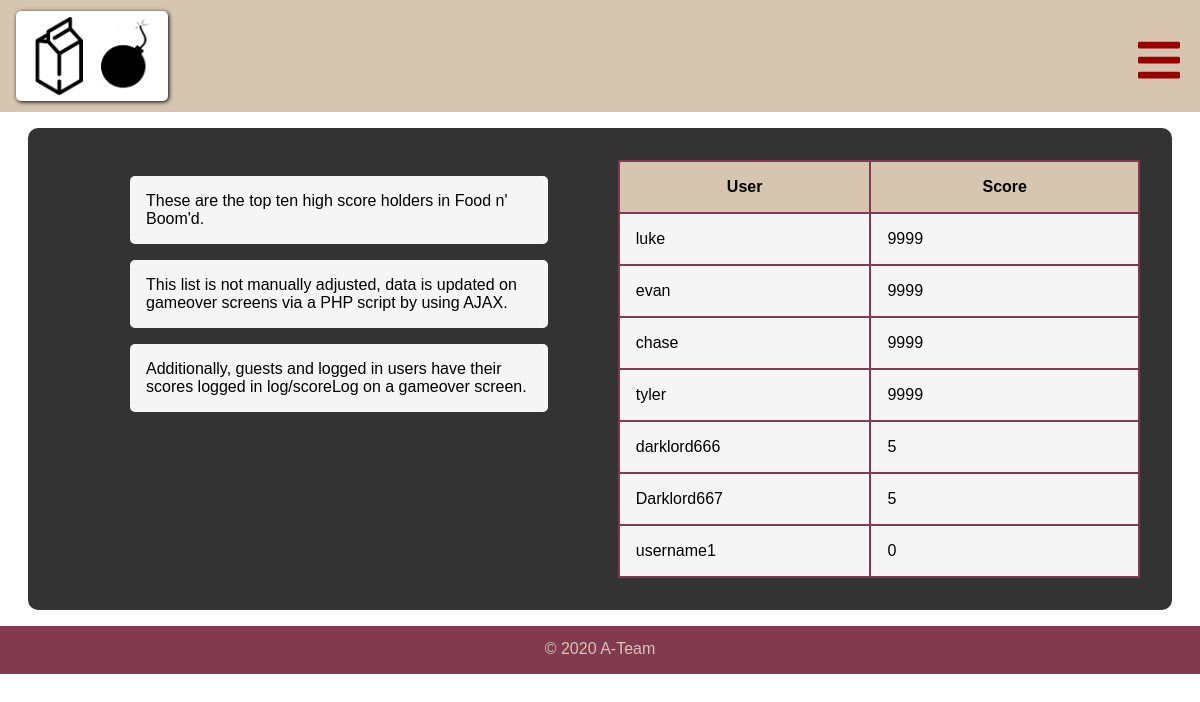
The page /scoreboard.php on the database as committed earlier.
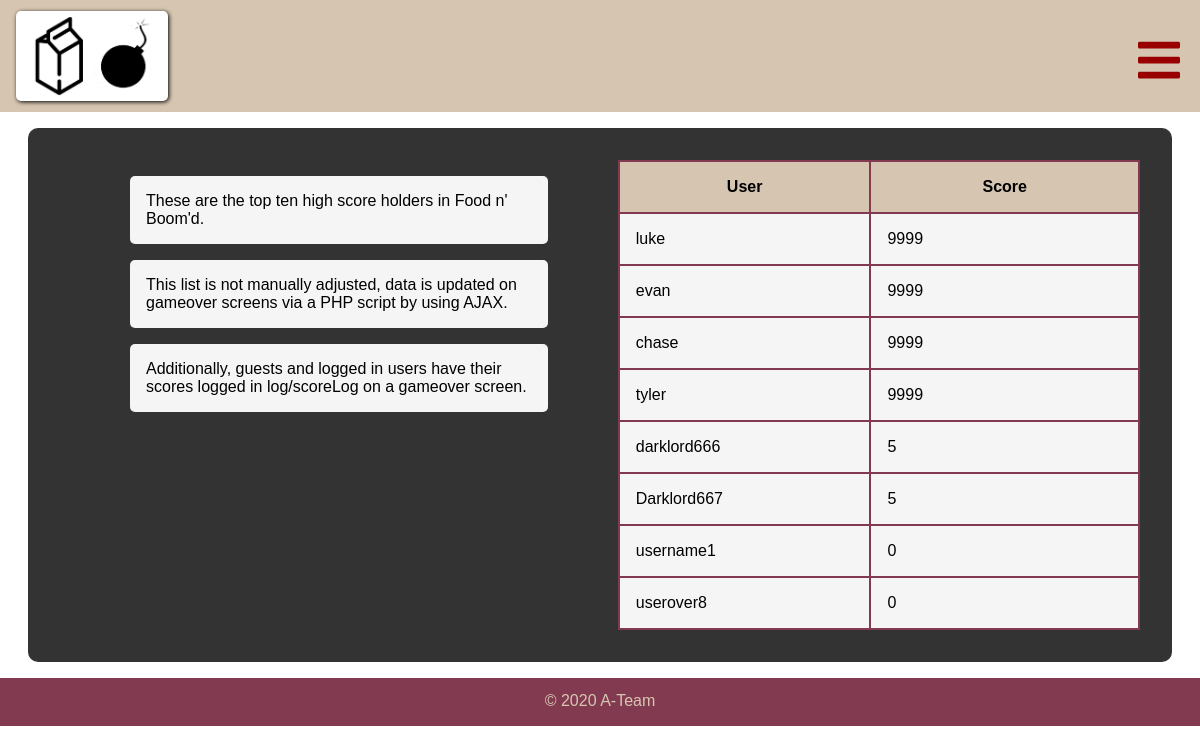
The same page on the database as committed later.
### tables this page shows
CREATE TABLE `user` (
  `id` smallint(5) UNSIGNED NOT NULL,
  `user` varchar(30) NOT NULL,
  `pass` varchar(30) NOT NULL,
  `email` varchar(30) NOT NULL,
  `score` mediumint(8) UNSIGNED NOT NULL,
  `salt` int(16) DEFAULT NULL
);

### scoreboard.php (the view, shortened to what this page needs)
<?php
include 'PHP/header.php';
    $query = "SELECT * FROM `user` ORDER BY score DESC LIMIT 10";
    $link = mysqli_connect($host, $un, $pass, $db);
    $result = $link->query($query);
?>
<section class="scoreboard-container">
    <div class="scoreboard-content">
        <div class="scoreboard-content-inner">These are the top ten high score holders in Food n' Boom'd.</div>
        <div class="scoreboard-content-inner">This list is not manually adjusted, data is updated on gameover screens via a PHP script by using AJAX.  </div>
        <div class="scoreboard-content-inner">Additionally, guests and logged in users have their scores logged in log/scoreLog on a gameover screen.</div>
    </div>
    <table>
        <tr>
            <th>User</th>
            <th>Score</th>
        </tr>
    <?php
        if($result->num_rows > 0){
            while($row = $result->fetch_assoc()) { ?>
                <tr>
                    <td><?=$row['user']?></td>
                    <td><?=$row['score']?></td>
                </tr>
            <?php }
        }
    ?>
    </table>
</section>
<?php
include 'PHP/footer.php';
?>

### PHP/header.php (shortened to what this page needs)
<!DOCTYPE html>
<head>
    <link rel="stylesheet" href="css/main.css">
    <html lang="en">
</head>
<header>
    <div class="container">
    <a href="index"><img class="banner" src="images/simpleLogo.png"></a>
    <nav>
    <div class="nav-container">
        <div class="nav-item">
                <img class="hamburger-menu hamburger" src="svg\bars.svg">
        </div>
        </div>
    </nav>
    </div>
</header>
<body>

### PHP/footer.php (shortened to what this page needs)
	</body>
	<footer>
		<div class="lower-footer">
		&#169; <?= date('Y'); ?> A-Team
		</div>
	</footer>
</html>

### css/main.css (style rules this page uses)
header { min-height: 5rem; background-color: #d6c6b1; padding: 1rem; }
header .banner { max-height: 5rem; float: left; border-radius: 5px; box-shadow: 1px 1px 4px black; padding: 5px 1rem; background-color: white; margin-top: -5px; }
header nav .nav-container { list-style: none; float: right; margin-top: 1rem; }
header nav .nav-container .nav-item { margin: 0.25rem; float: right; }
.hamburger-menu { height: 3rem; padding-left: 2rem; }
.container { max-width: 1200px; margin-left: auto; margin-right: auto; display: block; }
body { color: black; font-family: arial; margin: 0; }
html, body { height: 100%; }
.scoreboard-container { width: 90%; margin: 1rem auto; background-color: #333; padding: 2rem; display: flex; border-radius: 10px; }
.scoreboard-container .scoreboard-content { width: 40%; float: left; margin: 0 5%; padding: 1rem; }
.scoreboard-container .scoreboard-content .scoreboard-content-inner { background-color: whitesmoke; padding: 1rem; border-radius: 5px; margin-bottom: 1rem; }
.scoreboard-container table { background-color: #823a51; width: 50%; float: right; }
.scoreboard-container table th { background-color: #d6c6b1; padding: 1rem 3rem; }
.scoreboard-container table td { background-color: whitesmoke; padding: 1rem; }
footer { min-height: 3rem; background-color: #823a51; display: flex; flex-direction: column; }
footer .lower-footer { margin-top: auto; text-align: center; margin-bottom: 1rem; color: #d6c6b1; }

Rows that differ between the two databases and show on the page:
added user: user "userover8", score "0"
